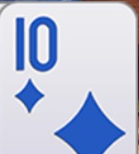
#> input picture data/templates/10.png, 139 x 154 px; its folder holds only this picture in this run
$ python slice_cards.py --image data/templates/10.png
#> lines starting #> are read from the running program, lines starting #| are printed output that depends on the picture; after the words box and inside, x2 and y2 are one past the last pixel; in counts of white or black regions, pixels touching at a corner belong together
#!/usr/bin/env python3
# -*- coding: utf-8 -*-
"""
手牌区切片：手牌 ROI 定位 + OpenCV 白牌边缘检测 + 轮廓紧裁 rank 角标

支持：
  - 手牌张数自动检测（默认不写死 13；可用 --num-cards 强制）
  - 多候选框时按「屏幕下半部」过滤（玩家手牌通常在底部）
  - 无 bbox 时用 OpenCV 在画面底部自动找手牌横条（--auto-hand）

用法::

  # 旧方式：手动 bbox
  python slice_cards.py --image data/my_game_screenshot.png --bbox 396 729 1517 928 --recognize

  # 自动找底部手牌区 + 自动数张数
  python slice_cards.py --image data/hard_example.jpg --auto-hand --recognize

  # Florence 返回多个框：传入候选，脚本按 Y 过滤后取最宽的一条
  python slice_cards.py --image shot.jpg \\
    --candidate-bbox 120 400 1800 900 --candidate-bbox 396 729 1517 928 --ocr

  # 默认：批量切割 florence2_test_out/image 下所有截图（自动读 *_report.json）
  python slice_cards.py --recognize

  # 单张
  python slice_cards.py --image data/hard_example.jpg --auto-hand --recognize
"""
from __future__ import annotations

import argparse
import json
import sys
import time
from dataclasses import dataclass, field
from pathlib import Path

import cv2
import numpy as np

from card_recognizer import DEFAULT_TEMPLATES_DIR, CardRecognizer, MatchResult

ROOT = Path(__file__).resolve().parent
DEFAULT_OUT = ROOT / "data" / "florence2_test_out" / "sliced_cards_from_image"
DEFAULT_INPUT_DIR = ROOT / "data" / "florence2_test_out" / "image"
IMAGE_SUFFIXES = {".jpg", ".jpeg", ".png", ".webp", ".bmp"}


def _imread_bgr(path: Path) -> np.ndarray | None:
    """OpenCV imread；Windows 中文路径回退 imdecode。"""
    path = path.expanduser().resolve()
    img = cv2.imread(str(path))
    if img is not None:
        return img
    try:
        buf = np.fromfile(str(path), dtype=np.uint8)
    except OSError:
        return None
    if buf.size == 0:
        return None
    return cv2.imdecode(buf, cv2.IMREAD_COLOR)


# [6 lines left out: function _batch_stem_key, not called in this run]


@dataclass
class SliceOptions:
    bbox: tuple[int, int, int, int] | None = None
    candidate_bbox: list[tuple[int, int, int, int]] = field(default_factory=list)
    auto_hand: bool = False
    y_min_ratio: float = 0.55
    y_min: int = 0
    num_cards: int = 0
    min_gap: int = 72
    bottom_scan_ratio: float = 0.42
    recognize: bool = False
    templates_dir: Path = DEFAULT_TEMPLATES_DIR
    match_threshold: float = 0.75
    slice_mode: str = "column"  # column | contour

    @classmethod
    def from_args(cls, args: argparse.Namespace) -> SliceOptions:
        recognize = args.recognize or args.ocr
        return cls(
            bbox=tuple(args.bbox) if args.bbox is not None else None,
            candidate_bbox=[tuple(b) for b in (args.candidate_bbox or [])],
            auto_hand=args.auto_hand,
            y_min_ratio=args.y_min_ratio,
            y_min=args.y_min,
            num_cards=args.num_cards,
            min_gap=args.min_gap,
            bottom_scan_ratio=args.bottom_scan_ratio,
            recognize=recognize,
            templates_dir=args.templates_dir,
            match_threshold=args.match_threshold,
            slice_mode=args.slice_mode,
        )


@dataclass
class BatchTask:
    name: str
    image_path: Path
    candidate_bbox: list[tuple[int, int, int, int]] = field(default_factory=list)
    report_path: Path | None = None


def _parse_args() -> argparse.Namespace:
    ap = argparse.ArgumentParser(description="手牌 ROI：Y 过滤 / 自动定位 + 边缘切牌")
    ap.add_argument("--image", type=Path, default=None, help="单张原图（指定后忽略 --input-dir 批量模式）")
    ap.add_argument(
        "--input-dir",
        type=Path,
        default=DEFAULT_INPUT_DIR,
        help=f"批量目录，默认: {DEFAULT_INPUT_DIR.relative_to(ROOT)}",
    )
    ap.add_argument("--out-dir", type=Path, default=DEFAULT_OUT)
    ap.add_argument(
        "--bbox",
        type=int,
        nargs=4,
        metavar=("X1", "Y1", "X2", "Y2"),
        default=None,
        help="单一手牌 ROI（与 --auto-hand / --candidate-bbox 互斥时优先）",
    )
    ap.add_argument(
        "--candidate-bbox",
        type=int,
        nargs=4,
        action="append",
        metavar=("X1", "Y1", "X2", "Y2"),
        default=None,
        help="可重复；Florence 等多个候选框，按 Y 过滤后选最宽",
    )
    ap.add_argument(
        "--auto-hand",
        action="store_true",
        help="不用 bbox：在画面底部 OpenCV 自动检测手牌横条",
    )
    ap.add_argument(
        "--y-min-ratio",
        type=float,
        default=0.55,
        help="候选框中心 cy 须 >= 屏高×该比例（默认 0.55≈下半屏）",
    )
    ap.add_argument(
        "--y-min",
        type=int,
        default=0,
        help="绝对像素 cy 下限；>0 时覆盖 --y-min-ratio",
    )
    ap.add_argument(
        "--num-cards",
        type=int,
        default=0,
        help="强制张数；0=边缘检测自动数牌（默认）",
    )
    ap.add_argument("--min-gap", type=int, default=72, help="相邻牌左缘最小间距(px)")
    ap.add_argument(
        "--bottom-scan-ratio",
        type=float,
        default=0.42,
        help="--auto-hand 时在画面底部该比例高度内扫描",
    )
    ap.add_argument("--ocr", action="store_true", help="已弃用，等同 --recognize")
    ap.add_argument(
        "--recognize",
        action="store_true",
        help="切割后用 OpenCV 模板匹配识别牌面（data/templates/）",
    )
    ap.add_argument(
        "--templates-dir",
        type=Path,
        default=DEFAULT_TEMPLATES_DIR,
        help="rank 模板目录，文件名即牌面标签",
    )
    ap.add_argument(
        "--match-threshold",
        type=float,
        default=0.75,
        help="模板匹配置信度阈值，低于则 Unknown",
    )
    ap.add_argument(
        "--slice-mode",
        choices=("column", "contour"),
        default="column",
        help="ROI 内切牌：column=白边列检测(默认) contour=白色块轮廓",
    )
    ap.add_argument(
        "--no-from-report",
        action="store_true",
        help="批量时忽略同目录 *_report.json 中的原图路径与候选框",
    )
    return ap.parse_args()


def _bbox_center_y(b: tuple[int, int, int, int]) -> float:
    return (b[1] + b[3]) / 2.0


def _bbox_width(b: tuple[int, int, int, int]) -> int:
    return max(0, b[2] - b[0])


def _bbox_area(b: tuple[int, int, int, int]) -> int:
    return _bbox_width(b) * max(0, b[3] - b[1])


# [50 lines left out: functions filter_bboxes_bottom, reject_fullscreen_boxes, merge_bboxes, pick_hand_bbox, not called in this run]


def detect_hand_roi_auto(
    img_bgr: np.ndarray,
    *,
    bottom_scan_ratio: float = 0.42,
) -> tuple[int, int, int, int] | None:
    """
    无 Florence 时：在画面底部扫描白色牌面横条，返回全图坐标 bbox。
    """
    img_h, img_w = img_bgr.shape[:2]
    y0 = max(0, int(img_h * (1.0 - bottom_scan_ratio)))
    strip = img_bgr[y0:img_h, :]
    if strip.size == 0:
        return None

    sh, sw = strip.shape[:2]
    gray = cv2.cvtColor(strip, cv2.COLOR_BGR2GRAY)
    blur = cv2.GaussianBlur(gray, (5, 5), 0)
    _, mask = cv2.threshold(blur, 200, 255, cv2.THRESH_BINARY)

    row_white = (mask > 0).mean(axis=1)
    ys = np.where(row_white > 0.25)[0]
    if ys.size == 0:
        return None
    y1s, y2s = int(ys[0]), int(ys[-1]) + 1

    band = mask[y1s:y2s, :]
    col_white = (band > 0).mean(axis=0)
    xs = np.where(col_white > 0.15)[0]
    if xs.size == 0:
        return None
    x1s, x2s = int(xs[0]), int(xs[-1]) + 1

    pad = 4
    x1 = max(0, x1s - pad)
    x2 = min(sw, x2s + pad)
    y1 = max(0, y0 + y1s - pad)
    y2 = min(img_h, y0 + y2s + pad)
    if x2 - x1 < 80 or y2 - y1 < 20:
        return None
    return (x1, y1, x2, y2)


def resolve_hand_bbox(
    img_bgr: np.ndarray,
    opts: SliceOptions,
) -> tuple[tuple[int, int, int, int], str]:
    """返回 ((x1,y1,x2,y2), 来源说明)。"""
    img_h, img_w = img_bgr.shape[:2]
    candidates: list[tuple[int, int, int, int]] = []

    if opts.bbox is not None:
        candidates = [opts.bbox]
        source = "manual --bbox"
    elif opts.candidate_bbox:
        candidates = list(opts.candidate_bbox)
        source = "candidate-bbox"
    elif opts.auto_hand:
        auto = detect_hand_roi_auto(img_bgr, bottom_scan_ratio=opts.bottom_scan_ratio)
        if auto is None:
            raise RuntimeError("--auto-hand 未在画面底部找到手牌白区")
        return auto, "opencv auto-hand"
    else:
        auto = detect_hand_roi_auto(img_bgr, bottom_scan_ratio=opts.bottom_scan_ratio)
        if auto is not None:
            return auto, "opencv auto-hand (default)"
        raise RuntimeError(
            "请指定 --bbox、--candidate-bbox 或 --auto-hand 之一以定位手牌区"
        )

    candidates = reject_fullscreen_boxes(candidates, img_w, img_h)
    filtered = filter_bboxes_bottom(
        candidates,
        img_h,
        y_min_ratio=opts.y_min_ratio,
        y_min_abs=opts.y_min,
    )
    if not filtered:
        raise RuntimeError(
            f"候选框经 Y 过滤后为空（cy 须 >= {opts.y_min or img_h * opts.y_min_ratio:.0f}）"
        )
    picked = pick_hand_bbox(filtered, img_w=img_w)
    if picked is None:
        raise RuntimeError("未能从候选框中选手牌 ROI")
    if len(filtered) > 1 and picked == merge_bboxes(filtered):
        source = f"{source}+merge"
    return picked, source


def _bbox_to_int_tuple(raw: list[float] | tuple[float, ...]) -> tuple[int, int, int, int]:
    return tuple(int(round(v)) for v in raw[:4])  # type: ignore[return-value]


# [97 lines left out: functions _resolve_image_path, bboxes_from_florence_report, _should_skip_batch_image, collect_batch_tasks, not called in this run]


def _white_column_rising_edges(roi_bgr: np.ndarray, *, min_gap: int) -> list[int]:
    h, w = roi_bgr.shape[:2]
    band = roi_bgr[0 : max(32, int(h * 0.55)), :]
    gray = cv2.cvtColor(band, cv2.COLOR_BGR2GRAY)
    blur = cv2.GaussianBlur(gray, (5, 5), 0)
    _, mask = cv2.threshold(blur, 208, 255, cv2.THRESH_BINARY)
    col = (mask > 0).mean(axis=0)

    raw: list[int] = []
    for i in range(1, w):
        # ROI 内仅手牌；0.35 可覆盖星标角标等非纯白左上角
        rise = (col[i - 1] < 0.38 and col[i] >= 0.35) or (
            col[i - 1] < 0.45 and col[i] >= 0.52
        )
        if not rise:
            continue
        if not raw or i - raw[-1] >= min_gap:
            raw.append(i)
    return raw


def _merge_small_gaps(left: list[int], w: int, min_gap: int) -> list[int]:
    """去掉间距过小的冗余左缘（牌内噪声）。"""
    if len(left) <= 1:
        return left
    merged = [left[0]]
    for x in left[1:]:
        if x - merged[-1] < min_gap // 2:
            continue
        merged.append(x)
    # 末段过窄则去掉最后一个左缘（避免空切）
    while len(merged) > 1 and w - merged[-1] < min_gap // 3:
        merged.pop()
    return merged


def detect_card_left_edges(
    roi_bgr: np.ndarray,
    *,
    min_gap: int,
    num_cards: int = 0,
) -> tuple[list[int], str, int]:
    """
    自动数牌：返回 (左缘列表, 方法名, 检测张数)。
    num_cards>0 时强制截断/补齐到该张数。
    """
    h, w = roi_bgr.shape[:2]
    transitions = _white_column_rising_edges(roi_bgr, min_gap=min_gap)

    left: list[int] = [0]
    for t in transitions:
        if t - left[-1] >= min_gap:
            left.append(t)

    left = _merge_small_gaps(left, w, min_gap)
    method = "column_threshold_auto"

    if num_cards > 0:
        method = "column_threshold_fixed"
        while len(left) < num_cards:
            med = int(np.median(np.diff(left))) if len(left) > 1 else max(min_gap, w // max(num_cards, 1))
            left.append(min(w - 1, left[-1] + med))
        if len(left) > num_cards:
            while len(left) > num_cards:
                gaps = [(left[i + 1] - left[i], i) for i in range(len(left) - 1)]
                _, idx = min(gaps, key=lambda t: t[0])
                left.pop(idx + 1)
        left = left[:num_cards]

    n_cards = len(left)
    return left, method, n_cards


# [50 lines left out: function detect_card_left_edges_contour, not called in this run]


def detect_card_segments(
    roi_bgr: np.ndarray,
    opts: SliceOptions,
) -> tuple[list[int], str, int]:
    if opts.slice_mode == "contour":
        return detect_card_left_edges_contour(
            roi_bgr,
            min_gap=opts.min_gap,
            num_cards=opts.num_cards,
        )
    return detect_card_left_edges(
        roi_bgr,
        min_gap=opts.min_gap,
        num_cards=opts.num_cards,
    )


def _rank_crop_contour(
    roi_bgr: np.ndarray,
    x1: int,
    x2: int,
    *,
    rank_h_ratio: float = 0.58,
    min_rank_w: int = 36,
    max_rank_w: int = 72,
) -> tuple[np.ndarray, int, int, int, int]:
    h, _w = roi_bgr.shape[:2]
    rank_h = max(28, int(h * rank_h_ratio))
    seg_w = max(1, x2 - x1)
    sub = roi_bgr[0:rank_h, x1:x2]
    if sub.size == 0:
        return sub, x1, x2, 0, rank_h

    gray = cv2.cvtColor(sub, cv2.COLOR_BGR2GRAY)
    _, th = cv2.threshold(gray, 198, 255, cv2.THRESH_BINARY)
    cnts, _ = cv2.findContours(th, cv2.RETR_EXTERNAL, cv2.CHAIN_APPROX_SIMPLE)

    if not cnts:
        rw = min(max_rank_w, seg_w)
        return sub[:, :rw], x1, x1 + rw, 0, rank_h

    c = max(cnts, key=cv2.contourArea)
    bx, by, bw, bh = cv2.boundingRect(c)
    if bw * bh < 80 or bw < min_rank_w // 2:
        rw = min(max_rank_w, max(min_rank_w, seg_w * 3 // 4))
        return sub[:, :rw], x1, x1 + rw, 0, rank_h

    pad = 3
    xa = max(0, bx - pad)
    ya = max(0, by - pad)
    xb = min(sub.shape[1], bx + bw + pad)
    yb = min(sub.shape[0], by + bh + pad)
    return sub[ya:yb, xa:xb], x1 + xa, x1 + xb, ya, yb


def build_slices(
    roi_bgr: np.ndarray,
    left_edges: list[int],
) -> list[tuple[int, int, int, int, int, np.ndarray]]:
    h, w = roi_bgr.shape[:2]
    out: list[tuple[int, int, int, int, int, np.ndarray]] = []
    for i, x1 in enumerate(left_edges):
        x2 = w if i == len(left_edges) - 1 else left_edges[i + 1]
        if x1 >= w or x2 <= x1:
            continue
        crop, ax1, ax2, ay1, ay2 = _rank_crop_contour(roi_bgr, x1, x2)
        out.append((i + 1, ax1, ax2, ay1, ay2, crop))
    return out


def _draw_full_debug(
    img_bgr: np.ndarray,
    hand_bbox: tuple[int, int, int, int],
    roi_bgr: np.ndarray,
    left_edges: list[int],
    slices,
    *,
    method: str,
    roi_source: str,
) -> tuple[np.ndarray, np.ndarray, np.ndarray]:
    """全图标注 + ROI 内切分调试图。"""
    x1, y1, x2, y2 = hand_bbox
    full = img_bgr.copy()
    cv2.rectangle(full, (x1, y1), (x2 - 1, y2 - 1), (0, 255, 0), 2)
    cv2.putText(
        full,
        f"hand ROI ({roi_source})",
        (x1, max(14, y1 - 6)),
        cv2.FONT_HERSHEY_SIMPLEX,
        0.5,
        (0, 255, 0),
        1,
    )
    y_thr = int(img_bgr.shape[0] * 0.55)
    cv2.line(full, (0, y_thr), (img_bgr.shape[1] - 1, y_thr), (255, 128, 0), 1)

    h, w = roi_bgr.shape[:2]
    vis = roi_bgr.copy()
    for i, x in enumerate(left_edges):
        cv2.line(vis, (x, 0), (x, h - 1), (0, 255, 0), 1)
        cv2.putText(vis, str(i + 1), (x + 2, 16), cv2.FONT_HERSHEY_SIMPLEX, 0.45, (0, 255, 0), 1)
    for idx, ax1, ax2, ay1, ay2, _ in slices:
        cv2.rectangle(vis, (ax1, ay1), (max(ax1, ax2 - 1), max(ay1, ay2 - 1)), (0, 180, 255), 1)
    cv2.putText(vis, f"{method} n={len(left_edges)}", (4, h - 6), cv2.FONT_HERSHEY_SIMPLEX, 0.4, (200, 200, 200), 1)

    band = roi_bgr[0 : max(32, int(h * 0.55)), :]
    gray = cv2.cvtColor(band, cv2.COLOR_BGR2GRAY)
    _, mask = cv2.threshold(cv2.GaussianBlur(gray, (5, 5), 0), 208, 255, cv2.THRESH_BINARY)
    mask_bgr = cv2.cvtColor(mask, cv2.COLOR_GRAY2BGR)
    return full, vis, mask_bgr


def process_one_image(
    img_path: Path,
    out_dir: Path,
    opts: SliceOptions,
    *,
    label: str = "",
) -> int:
    img_path = img_path.expanduser().resolve()
    if not img_path.is_file():
        print(f"[ERROR] 图片不存在: {img_path}", file=sys.stderr)
        return 2

    img = _imread_bgr(img_path)
    if img is None:
        print(f"[ERROR] 无法读取图片: {img_path}", file=sys.stderr)
        return 2

    img_h, img_w = img.shape[:2]
    t0 = time.perf_counter()
    prefix = f"[{label}] " if label else ""

    try:
        hand_bbox, roi_source = resolve_hand_bbox(img, opts)
    except RuntimeError as e:
        print(f"{prefix}[ERROR] {e}", file=sys.stderr)
        return 2

    x1, y1, x2, y2 = hand_bbox
    roi = img[y1:y2, x1:x2]
    if roi.size == 0:
        print(f"{prefix}[ERROR] 手牌 ROI 无效", file=sys.stderr)
        return 2

    h, w = roi.shape[:2]
    left_edges, method, n_detected = detect_card_segments(roi, opts)
    intervals = [
        (left_edges[i + 1] if i + 1 < len(left_edges) else w) - left_edges[i]
        for i in range(len(left_edges))
    ]
    slices = build_slices(roi, left_edges)

    out_dir = out_dir.expanduser().resolve()
    out_dir.mkdir(parents=True, exist_ok=True)
    cv2.imwrite(str(out_dir / "_hand_roi.png"), roi)

    full_dbg, slice_dbg, mask_vis = _draw_full_debug(
        img, hand_bbox, roi, left_edges, slices, method=method, roi_source=roi_source
    )
    cv2.imwrite(str(out_dir / "_full_debug.png"), full_dbg)
    cv2.imwrite(str(out_dir / "_slice_debug.png"), slice_dbg)
    cv2.imwrite(str(out_dir / "_white_mask.png"), mask_vis)

    y_thr = opts.y_min if opts.y_min > 0 else int(img_h * opts.y_min_ratio)
    print(f"{prefix}原图: {img_path.name} ({img_w}x{img_h})  手牌 ROI: {hand_bbox}  来源: {roi_source}")
    print(f"{prefix}Y 过滤线 cy>={y_thr}  ROI 内: {w}x{h}  检测: {method}  张数: {n_detected}")
    print(f"{prefix}左缘 px: {left_edges}")
    print(f"{prefix}段宽 px: {intervals}")

    for idx, ax1, ax2, ay1, ay2, crop in slices:
        path = out_dir / f"card_{idx}.png"
        cv2.imwrite(str(path), crop)
        ch, cw = (crop.shape[0], crop.shape[1]) if crop.size else (0, 0)
        seg_x1 = left_edges[idx - 1]
        seg_w = intervals[idx - 1]
        print(f"{prefix}  card_{idx:2d}: seg=[{seg_x1},{seg_x1 + seg_w}) crop={cw}x{ch} -> {path.name}")

    elapsed_ms = (time.perf_counter() - t0) * 1000
    print(f"{prefix}完成 {len(slices)} 张 -> {out_dir}  ({elapsed_ms:.1f} ms)")
    print(f"{prefix}对照: _full_debug.png / _slice_debug.png")

    if opts.recognize:
        _run_recognize(slices, hand_bbox, out_dir, opts, prefix=prefix)
    return 0


# [80 lines left out: functions _run_recognize, run_batch, not called in this run]


def main() -> int:
    args = _parse_args()
    base_opts = SliceOptions.from_args(args)

    if args.image is not None:
        return process_one_image(
            args.image.expanduser().resolve(),
            args.out_dir.expanduser().resolve(),
            base_opts,
        )
#> in _imread_bgr, img is the input picture: shape (154, 139, 3); mean B, G, R 220.9, 197.5, 189.5
#> in detect_hand_roi_auto, `blur = cv2.GaussianBlur(gray, (5, 5), 0)`:
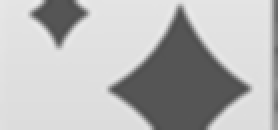
#> blur: shape (65, 139) (shown 2 times larger); min 77, max 236, mean 183
#> in detect_hand_roi_auto, `_, mask = cv2.threshold(blur, 200, 255, cv2.THRESH_BINARY)`:
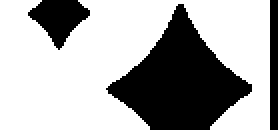
#> mask: shape (65, 139) (shown 2 times larger); 66.6% white; 3 black regions, box (x1, y1, x2, y2) and area: (53, 2, 126, 65) 2328, (14, 0, 45, 25) 427, (135, 0, 139, 65) 260
#> in detect_hand_roi_auto, `row_white = (mask > 0).mean(axis=1)`: row_white = 65 values, max 0.842 at index 0, min 0.446 at index 44, mean 0.666
#> in detect_hand_roi_auto, `ys = np.where(row_white > 0.25)[0]`: ys = 65 values from 0 to 64
#> in detect_hand_roi_auto, `y1s, y2s = int(ys[0]), int(ys[-1]) + 1`: y1s = 0; y2s = 65
#> in detect_hand_roi_auto, `col_white = (band > 0).mean(axis=0)`: col_white = 139 values, max 1 at index 0, min 0 at index 135, mean 0.666
#> in detect_hand_roi_auto, `xs = np.where(col_white > 0.15)[0]`: xs = 126 values from 0 to 134
#> in detect_hand_roi_auto, `x1s, x2s = int(xs[0]), int(xs[-1]) + 1`: x1s = 0; x2s = 135
#> in detect_hand_roi_auto, `x1 = max(0, x1s - pad)`: x1 = 0
#> in detect_hand_roi_auto, `x2 = min(sw, x2s + pad)`: x2 = 139
#> in detect_hand_roi_auto, `y1 = max(0, y0 + y1s - pad)`: y1 = 85
#> in detect_hand_roi_auto, `y2 = min(img_h, y0 + y2s + pad)`: y2 = 154
#> in resolve_hand_bbox, `auto = detect_hand_roi_auto(img_bgr, bottom_scan_ratio=opts.bottom_sca..`: auto = (0, 85, 139, 154)
#> in process_one_image, `hand_bbox, roi_source = resolve_hand_bbox(img, opts)`: roi_source = 'opencv auto-hand (default)'
#> in process_one_image, `x1, y1, x2, y2 = hand_bbox`: x1 = 0; y1 = 85; x2 = 139; y2 = 154
#> in _white_column_rising_edges, `_, mask = cv2.threshold(blur, 208, 255, cv2.THRESH_BINARY)`:
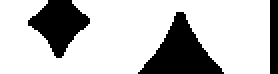
#> mask: shape (37, 139) (shown 2 times larger); 75% white; 3 black regions, box (x1, y1, x2, y2) and area: (69, 6, 112, 37) 644, (14, 0, 45, 29) 495, (135, 0, 139, 37) 148
#> in _white_column_rising_edges, `col = (mask > 0).mean(axis=0)`: col = 139 values, max 1 at index 0, min 0 at index 135, mean 0.75
#> the loop in _white_column_rising_edges, `for i in range(1, w):` made 138 passes
#> after the loop in _white_column_rising_edges, `for i in range(1, w):`: raw = [33]
#> the loop in detect_card_left_edges, `for t in transitions:` made 1 pass
#> after the loop in detect_card_left_edges, `for t in transitions:`: left = [0]
#> in detect_card_left_edges, `n_cards = len(left)`: n_cards = 1
#> in process_one_image, `left_edges, method, n_detected = detect_card_segments(roi, opts)`: left_edges = [0]; method = 'column_threshold_auto'; n_detected = 1
#> in process_one_image, `intervals = [ (left_edges[i + 1] if i + 1 < len(left_edges) else w) - ..`: intervals = [139]
#> the loop in build_slices, `for i, x1 in enumerate(left_edges):` made 1 pass
#> (x1, x2, h in _rank_crop_contour, rank_h in _rank_crop_contour, seg_w in _rank_crop_contour, bx in _rank_crop_contour, by in _rank_crop_contour, bw in _rank_crop_contour) on pass 1: (0, 139, 69, 40, 139, 0, 0, 136)
#> pass 1, in _rank_crop_contour, `_, th = cv2.threshold(gray, 198, 255, cv2.THRESH_BINARY)`:
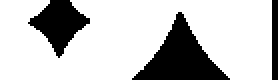
#> th: shape (40, 139) (shown 2 times larger); 76.4% white; 3 black regions, box (x1, y1, x2, y2) and area: (66, 6, 115, 40) 745, (14, 0, 45, 29) 447, (136, 0, 139, 40) 120
#> after the loop in build_slices, `for i, x1 in enumerate(left_edges):`: out = 1 item
#> in _draw_full_debug, `x1, y1, x2, y2 = hand_bbox`: x1 = 0; y1 = 85; x2 = 139; y2 = 154
#> the loop in _draw_full_debug, `for i, x in enumerate(left_edges):` made 1 pass
#> after the loop in _draw_full_debug, `for i, x in enumerate(left_edges):`:
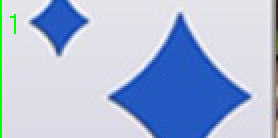
#> vis: shape (69, 139, 3) (shown 2 times larger); mean B, G, R 216.1, 185.1, 170.2
#> the loop in _draw_full_debug, `for idx, ax1, ax2, ay1, ay2, _ in slices:` made 1 pass
#> (idx, ax1, ax2, ay1, ay2) on pass 1: (1, 0, 139, 0, 40)
#> after the loop in _draw_full_debug, `for idx, ax1, ax2, ay1, ay2, _ in slices:`:
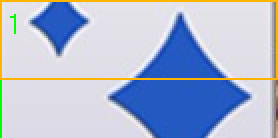
#> vis: shape (69, 139, 3) (shown 2 times larger); 3.69% of pixels changed, all inside (x1, y1, x2, y2) = (0, 0, 139, 40)
#> in _draw_full_debug, `cv2.putText(vis, f"{method} n={len(left_edges)}", (4, h - 6), cv2.FONT..`:
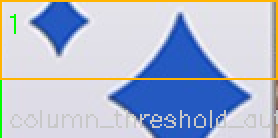
#> vis: shape (69, 139, 3) (shown 2 times larger); 3.14% of pixels changed, all inside (x1, y1, x2, y2) = (5, 55, 139, 64)
#| 原图: 10.png (139x154)  手牌 ROI: (0, 85, 139, 154)  来源: opencv auto-hand (default)
#| Y 过滤线 cy>=84  ROI 内: 139x69  检测: column_threshold_auto  张数: 1
#| 左缘 px: [0]
#| 段宽 px: [139]
#> the loop in process_one_image, `for idx, ax1, ax2, ay1, ay2, crop in slices:` made 1 pass
#> (idx, ax1, ax2, ay1, ay2, ch, cw, seg_x1) on pass 1: (1, 0, 139, 0, 40, 40, 139, 0)
#> (printed output is left out)
#| 完成 1 张 -> data/florence2_test_out/sliced_cards_from_image  (99.6 ms)

    input_dir = args.input_dir.expanduser().resolve()
    if not input_dir.is_dir():
        print(f"[ERROR] 输入目录不存在: {input_dir}", file=sys.stderr)
        print(f"  请将 Florence 测试截图放入 {DEFAULT_INPUT_DIR.relative_to(ROOT)}", file=sys.stderr)
        return 2

    return run_batch(
        input_dir,
        args.out_dir.expanduser().resolve(),
        base_opts,
        use_report=not args.no_from_report,
    )


if __name__ == "__main__":
    raise SystemExit(main())
#> (the program exits here)
